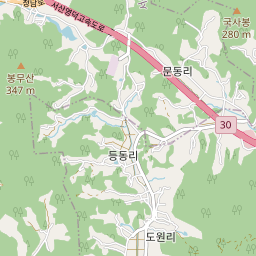
#> input picture .claude/posts/2026-11-01-청남대/cards/tile-13-6996-3201.png, 256 x 256 px; its folder holds 4 pictures in this run
$ python make_map.py
#> lines starting #> are read from the running program, lines starting #| are printed output that depends on the picture
from PIL import Image,ImageDraw,ImageFont
from pathlib import Path
import urllib.request,math,json,io
p=Path(__file__).resolve().parent
if not (p/'NotoSansKR.ttf').exists():
 (p/'NotoSansKR.ttf').write_bytes(urllib.request.urlopen('https://raw.githubusercontent.com/google/fonts/main/ofl/notosanskr/NotoSansKR%5Bwght%5D.ttf',timeout=60).read())
#> (this line was passed over: the network is not available in this run)
z=13
def tile(lon,lat):
 return ((lon+180)/360*2**z,(1-math.asinh(math.tan(math.radians(lat)))/math.pi)/2*2**z)
cx,cy=tile(127.495,36.486)
x0,y0=int(cx)-1,int(cy)-2
bg=Image.new('RGB',(768,1024))
#> bg: PIL image 768x1024 RGB; every value is 0
for dx in range(3):
 for dy in range(4):
  url=f'https://tile.openstreetmap.org/{z}/{x0+dx}/{y0+dy}.png';f=p/f'tile-{z}-{x0+dx}-{y0+dy}.png'
  if not f.exists():
   req=urllib.request.Request(url,headers={'User-Agent':'TravelBlogLocationMap/1.0 source attribution included'})
   f.write_bytes(urllib.request.urlopen(req,timeout=30).read())
  bg.paste(Image.open(f).convert('RGB'),(dx*256,dy*256))
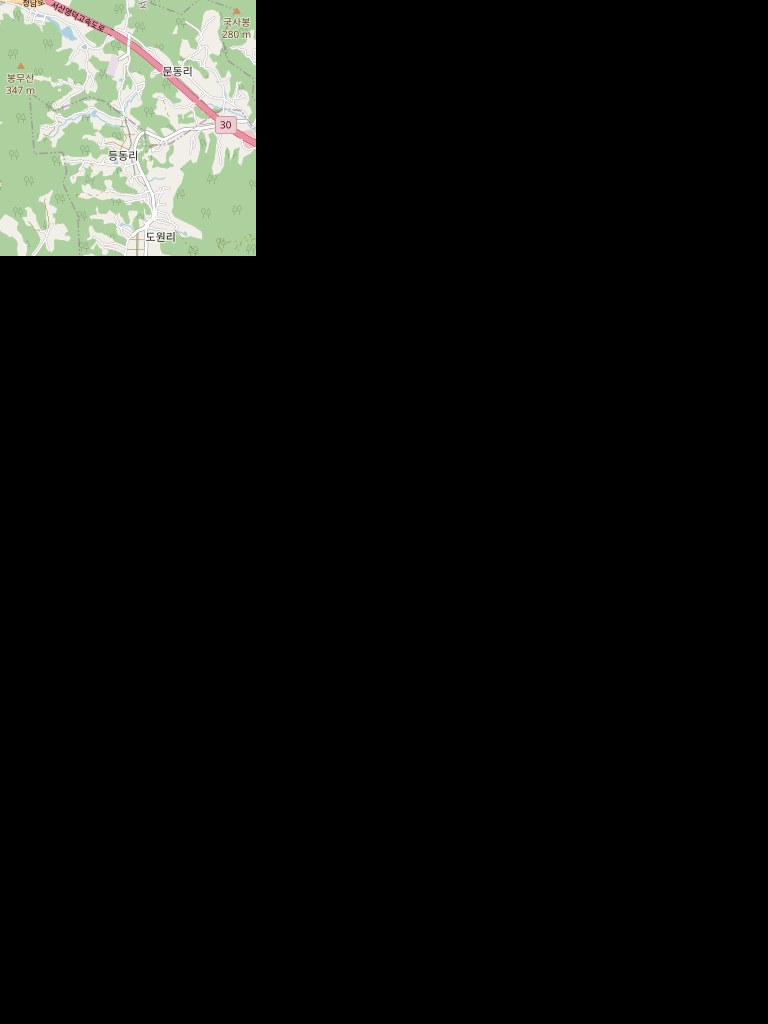
#> bg: PIL image 768x1024 RGB; mean R, G, B 16.4, 17.8, 15.3
#> (the run stopped early here; a loop or call above may not have finished)
